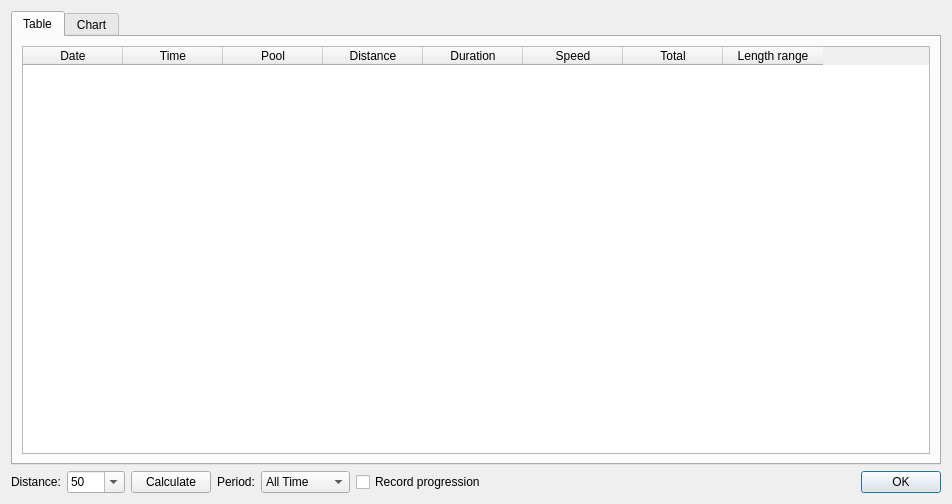
<?xml version="1.0" encoding="UTF-8"?>
<ui version="4.0">
 <class>besttimesimpl</class>
 <widget class="QDialog" name="besttimesimpl">
  <property name="geometry">
   <rect>
    <x>0</x>
    <y>0</y>
    <width>952</width>
    <height>504</height>
   </rect>
  </property>
  <property name="windowTitle">
   <string>Best Times</string>
  </property>
  <layout class="QGridLayout" name="gridLayout">
   <item row="1" column="3">
    <widget class="QLabel" name="label_2">
     <property name="text">
      <string>Period:</string>
     </property>
    </widget>
   </item>
   <item row="1" column="2">
    <widget class="QPushButton" name="calculateButton">
     <property name="sizePolicy">
      <sizepolicy hsizetype="Preferred" vsizetype="Fixed">
       <horstretch>0</horstretch>
       <verstretch>0</verstretch>
      </sizepolicy>
     </property>
     <property name="text">
      <string>Calculate</string>
     </property>
    </widget>
   </item>
   <item row="1" column="6">
    <widget class="QDialogButtonBox" name="buttonBox">
     <property name="orientation">
      <enum>Qt::Horizontal</enum>
     </property>
     <property name="standardButtons">
      <set>QDialogButtonBox::Ok</set>
     </property>
    </widget>
   </item>
   <item row="1" column="4">
    <widget class="QComboBox" name="periodBox">
     <item>
      <property name="text">
       <string>All Time</string>
      </property>
     </item>
     <item>
      <property name="text">
       <string>This Month</string>
      </property>
     </item>
     <item>
      <property name="text">
       <string>This Year</string>
      </property>
     </item>
     <item>
      <property name="text">
       <string>Last Month</string>
      </property>
     </item>
     <item>
      <property name="text">
       <string>Last Year</string>
      </property>
     </item>
    </widget>
   </item>
   <item row="1" column="5">
    <widget class="QCheckBox" name="progressionBox">
     <property name="text">
      <string>Record progression</string>
     </property>
    </widget>
   </item>
   <item row="1" column="1">
    <widget class="QComboBox" name="distanceBox">
     <property name="editable">
      <bool>true</bool>
     </property>
     <item>
      <property name="text">
       <string>50</string>
      </property>
     </item>
     <item>
      <property name="text">
       <string>100</string>
      </property>
     </item>
     <item>
      <property name="text">
       <string>500</string>
      </property>
     </item>
     <item>
      <property name="text">
       <string>1000</string>
      </property>
     </item>
     <item>
      <property name="text">
       <string>1500</string>
      </property>
     </item>
    </widget>
   </item>
   <item row="1" column="0">
    <widget class="QLabel" name="label">
     <property name="text">
      <string>Distance:</string>
     </property>
    </widget>
   </item>
   <item row="0" column="0" colspan="7">
    <widget class="QTabWidget" name="tabWidget">
     <property name="currentIndex">
      <number>0</number>
     </property>
     <widget class="QWidget" name="tab">
      <attribute name="title">
       <string>Table</string>
      </attribute>
      <layout class="QGridLayout" name="gridLayout_2">
       <item row="0" column="0">
        <widget class="QTableWidget" name="timesTable">
         <column>
          <property name="text">
           <string>Date</string>
          </property>
         </column>
         <column>
          <property name="text">
           <string>Time</string>
          </property>
         </column>
         <column>
          <property name="text">
           <string>Pool</string>
          </property>
         </column>
         <column>
          <property name="text">
           <string>Distance</string>
          </property>
         </column>
         <column>
          <property name="text">
           <string>Duration</string>
          </property>
         </column>
         <column>
          <property name="text">
           <string>Speed</string>
          </property>
         </column>
         <column>
          <property name="text">
           <string>Total</string>
          </property>
         </column>
         <column>
          <property name="text">
           <string>Length range</string>
          </property>
         </column>
        </widget>
       </item>
      </layout>
     </widget>
     <widget class="QWidget" name="tab">
      <attribute name="title">
       <string>Chart</string>
      </attribute>
      <layout class="QGridLayout" name="gridLayout_3">
       <item row="0" column="0">
        <widget class="QtCharts::QChartView" name="chartView"/>
       </item>
      </layout>
     </widget>
    </widget>
   </item>
  </layout>
 </widget>
 <customwidgets>
  <customwidget>
   <class>QtCharts::QChartView</class>
   <extends>QGraphicsView</extends>
   <header>QChartView</header>
  </customwidget>
 </customwidgets>
 <resources/>
 <connections>
  <connection>
   <sender>buttonBox</sender>
   <signal>accepted()</signal>
   <receiver>besttimesimpl</receiver>
   <slot>accept()</slot>
   <hints>
    <hint type="sourcelabel">
     <x>248</x>
     <y>254</y>
    </hint>
    <hint type="destinationlabel">
     <x>157</x>
     <y>274</y>
    </hint>
   </hints>
  </connection>
  <connection>
   <sender>buttonBox</sender>
   <signal>rejected()</signal>
   <receiver>besttimesimpl</receiver>
   <slot>reject()</slot>
   <hints>
    <hint type="sourcelabel">
     <x>316</x>
     <y>260</y>
    </hint>
    <hint type="destinationlabel">
     <x>286</x>
     <y>274</y>
    </hint>
   </hints>
  </connection>
 </connections>
</ui>
